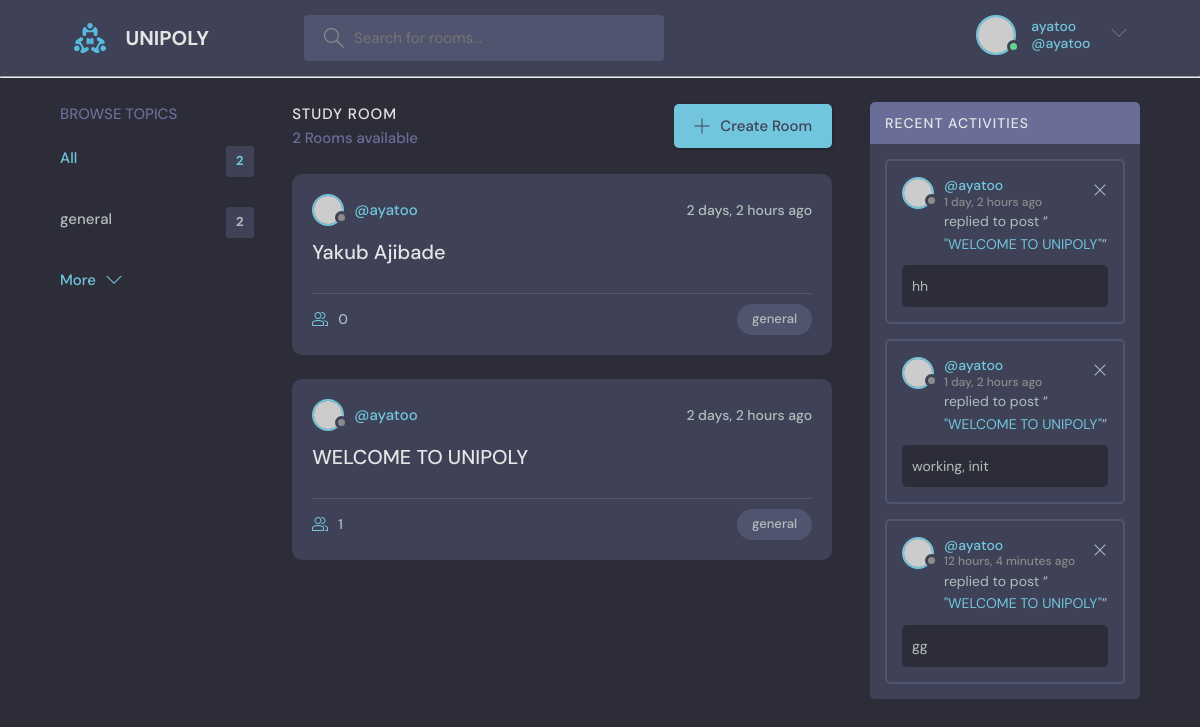
The app's page / (signed in) with its own data.
### base/models.py (models this page shows, shortened)
class Topic(models.Model):
    name = models.CharField(max_length=200)
    def __str__(self):
        return self.name

class Room(models.Model):
    host = models.ForeignKey(User, on_delete=models.SET_NULL, null=True)
    participants = models.ManyToManyField(User, related_name='participants', blank=True)
    topic = models.ForeignKey(Topic, on_delete=models.SET_NULL, null=True)
    question = models.TextField(null=True, blank=True)
    answer = models.CharField(max_length=255, null=True, blank=True, default=' ')
    name = models.CharField(max_length=200)
    description = models.TextField(null=True, blank=True)
    updated = models.DateTimeField(auto_now=True)
    created = models.DateTimeField(auto_now_add=True)
    slug = models.SlugField(blank=True)
    class Meta:
        ordering = ["-updated", '-created']
    def __str__(self):
        return self.name

class Message(models.Model):
    user = models.ForeignKey(User, on_delete=models.CASCADE)
    room = models.ForeignKey(Room, on_delete=models.CASCADE)
    body = models.TextField(null=False)
    updated = models.DateTimeField(auto_now=True)
    created = models.DateTimeField(auto_now_add=True)
    class Meta:
        ordering = ["updated", 'created']
    def __str__(self):
        return self.body[0:50]

### base/views.py (the view)
# urls.py: path('', views.home, name = "home"),
def home(request):
    q = request.GET.get('q') if request.GET.get('q') != None else ''
    rooms = Room.objects.filter(Q(topic__name__icontains=q) |
            Q(name__icontains=q) |
            Q(description__icontains=q)
        )
    room_messages = Message.objects.all()
    room_count = rooms.count
    topics = Topic.objects.all()[0:5]
    context = {"rooms": rooms, 'topics': topics, 'room_count': room_count, "room_messages": room_messages}
    return render(request, 'base/home.html', context)

### base/templates/base/home.html (shortened to what this page needs)
{% extends 'main.html' %}
{% block content %}
    <main class="layout layout--3">
      <div class="container">
        {% include "base/topics.html" %}
        <div class="roomList">
          <div class="roomList__header">
            <div>
              <h2>Study Room</h2>
              <p>{{room_count}} Rooms available</p>
            </div>
            <a class="btn btn--main" href="{% url 'createroom'%}">
              <svg version="1.1" xmlns="http://www.w3.org/2000/svg" width="32" height="32" viewBox="0 0 32 32">
                <title>add</title>
                <path
                  d="M16.943 0.943h-1.885v14.115h-14.115v1.885h14.115v14.115h1.885v-14.115h14.115v-1.885h-14.115v-14.115z"
                ></path>
              </svg>
              Create Room
            </a>
          </div>
          {% include "base/feed.html" %}
        </div>
        <div class="activities">
          {% include "base/recent_activity.html" %}
        </div>
      </div>
    </main>
    {% endblock %}

### templates/nav_bar.html (shortened to what this page needs)
{% load static %}
<header class="header header--loggedIn">
    <div class="container">
      <a href="{% url 'home' %}" class="header__logo">
        <img src="{% static 'images/logo.svg' %}" />
        <h1>UNIPOLY</h1>
      </a>
      <form class="header__search" method="GET" action="{% url 'home' %}">
        <label>
          <input name="q" placeholder="Search for rooms..." />
        </label>
      </form>
      <nav class="header__menu">
        {% if request.user.is_authenticated %}
        <div class="header__user">
          <a href="{% url 'userprofile' user.id %}">
            <div class="avatar avatar--medium active">
              <img src="https://randomuser.me/api/portraits/men/37.jpg" />
            </div>
            <p><span id='username'>{{request.user.username}}</span> <span>@{{request.user.username}}</span></p>
          </a>
          <button class="dropdown-button">
            <svg version="1.1" xmlns="http://www.w3.org/2000/svg" width="32" height="32" viewBox="0 0 32 32">
              <title>chevron-down</title>
              <path d="M16 21l-13-13h-3l16 16 16-16h-3l-13 13z"></path>
            </svg>
          </button>
        </div>
        {% else %}
        <a href="{% url 'login'%}">
          <img src="{% static 'images/avatar.svg' %}" />
          <p>Login</p>
        </a>
        {% endif %}
      </nav>
    </div>
  </header>
<hr>

### base/templates/base/topics.html
<div class="topics">
    <div class="topics__header">
      <h2>Browse Topics</h2>
    </div>
    <ul class="topics__list">
      <li>
        <a href="{% url 'home' %}" class="active">All <span>{{rooms.count}}</span></a>
      </li>
      {% for topic in topics%}
      <li>
        <a href="{% url 'home' %}?q={{topic.name}}">{{topic.name}} <span>{{topic.room_set.all.count}}</span></a>
      </li>
      {% endfor %}
    </ul>
    <a class="btn btn--link" href="{% url 'topics' %}">
      More
      <svg version="1.1" xmlns="http://www.w3.org/2000/svg" width="32" height="32" viewBox="0 0 32 32">
        <title>chevron-down</title>
        <path d="M16 21l-13-13h-3l16 16 16-16h-3l-13 13z"></path>
      </svg>
    </a>
  </div>

### base/templates/base/feed.html (shortened to what this page needs)
{% for room in rooms %}
<div class="roomListRoom">
    <div class="roomListRoom__header">
      <a href="{% url 'userprofile' room.host.id %}" class="roomListRoom__author">
        <div class="avatar avatar--small">
          <img src="https://randomuser.me/api/portraits/women/11.jpg" />
        </div>
        <span>@{{room.host.username}}</span>
      </a>
      <div class="roomListRoom__actions">
        <span>{{room.created|timesince}} ago</span>
      </div>
    </div>
    <div class="roomListRoom__content">
      <a href="{% url 'room' room.id %}">{{room.name}}</a>
    </div>
    <div class="roomListRoom__meta">
      <a href="{% url 'room' room.id %}" class="roomListRoom__joined">
        {{room.participants.all.count}}
      </a>
      <p class="roomListRoom__topic">{{room.topic}}</p>
    </div>
  </div>
  {% endfor %}

### base/templates/base/recent_activity.html
<div class="activities">
    <div class="activities__header">
      <h2>Recent Activities</h2>
    </div>
 {% for message in room_messages %}
    <div class="activities__box">
      <div class="activities__boxHeader roomListRoom__header">
        <a href="{% url 'userprofile' message.user.id %}" class="roomListRoom__author">
          <div class="avatar avatar--small">
            <img src="https://randomuser.me/api/portraits/women/11.jpg" />
          </div>
          <p>
            @{{message.user.username}}
            <span>{{message.created|timesince}} ago</span>
          </p>
        </a>
        {% if request.user == message.user %}
        <div class="roomListRoom__actions">
          <a href="{% url 'deletemessage' message.id %}">
            <svg version="1.1" xmlns="http://www.w3.org/2000/svg" width="32" height="32" viewBox="0 0 32 32">
              <title>remove</title>
              <path
                d="M27.314 6.019l-1.333-1.333-9.98 9.981-9.981-9.981-1.333 1.333 9.981 9.981-9.981 9.98 1.333 1.333 9.981-9.98 9.98 9.98 1.333-1.333-9.98-9.98 9.98-9.981z"
              ></path>
            </svg>
          </a>
        </div>
        {%endif%}
    </div>
      <div class="activities__boxContent">
        <p>replied to post “<a href="{% url 'room' message.room.id %}">"{{message.room}}"</a>”</p>
        <div class="activities__boxRoomContent">
          {{message}}
        </div>
      </div>
    </div>
{%endfor%}
  </div>

### records on screen
Topic: name "general", room_set.all.count "2"
Room: host.username "ayatoo", created "2 days, 2 hours", name "Yakub Ajibade", participants.all.count "0", topic "general"
Room: host.username "ayatoo", created "2 days, 2 hours", name "WELCOME TO UNIPOLY", participants.all.count "1", topic "general"
Message: user.username "ayatoo", created "1 day, 2 hours", room "WELCOME TO UNIPOLY", body "hh"
Message: user.username "ayatoo", created "1 day, 2 hours", room "WELCOME TO UNIPOLY", body "working, init"
Message: user.username "ayatoo", created "12 hours, 4 minutes", room "WELCOME TO UNIPOLY", body "gg"

### other values on screen
{{ request.user.username }} "ayatoo"
{{ rooms.count }} "2"
{{ room_count }} "2"
